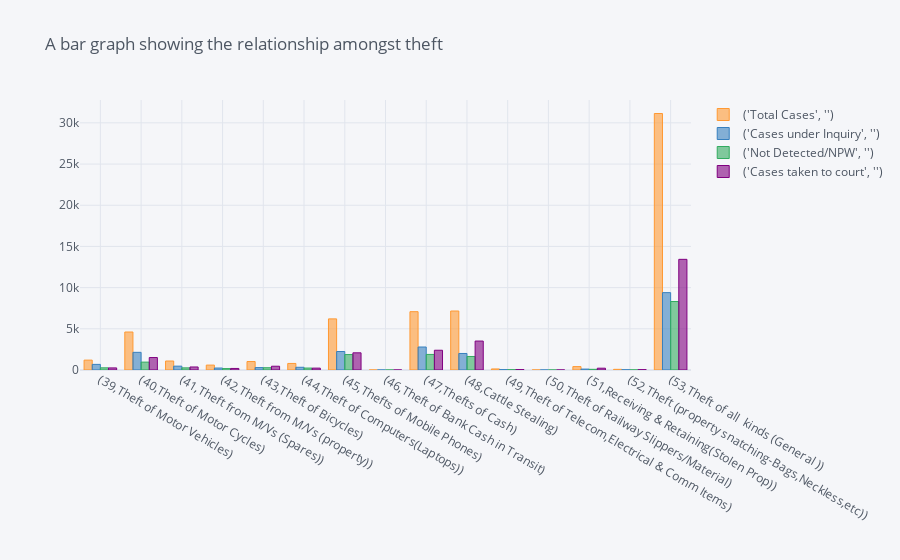

This figure's notebook cell:
### Code cell
# Plotting a bar graph for ActualOtherCrimes
theft.iplot(kind='bar',title='A bar graph showing the relationship amongst theft')

### Figure 1 — Plotly figure (JSON) as saved in the notebook; plotly's stock layout.template omitted (floating-point values rounded to 4 significant figures)
{"data": [{"marker": {"color": "rgba(255, 153, 51, 0.6)", "line": {"color": "rgba(255, 153, 51, 1.0)", "width": 1}}, "name": "('Total Cases', '')", "orientation": "v", "text": "", "type": "bar", "x": ["(39,Theft of Motor Vehicles)", "(40,Theft of Motor Cycles)", "(41,Theft from M/Vs (Spares))", "(42,Theft from M/Vs (property))", "(43,Theft of Bicycles)", "(44,Theft of Computers(Laptops))", "(45,Thefts of Mobile Phones)", "(46,Theft of Bank Cash in Transit)", "(47,Thefts of Cash)", "(48,Cattle Stealing)", "(49,Theft of Telecom,Electrical & Comm Items)", "(50,Theft of Railway Slippers/Material)", "(51,Receiving & Retaining(Stolen Prop))", "(52,Theft (property snatching-Bags,Neckless,etc))", "(53,Theft of all  kinds (General ))"], "y": [1200, 4612, 1093, 597, 1028, 796, 6205, 0, 7079, 7161, 127, 5, 415, 80, 31135]}, {"marker": {"color": "rgba(55, 128, 191, 0.6)", "line": {"color": "rgba(55, 128, 191, 1.0)", "width": 1}}, "name": "('Cases under Inquiry', '')", "orientation": "v", "text": "", "type": "bar", "x": ["(39,Theft of Motor Vehicles)", "(40,Theft of Motor Cycles)", "(41,Theft from M/Vs (Spares))", "(42,Theft from M/Vs (property))", "(43,Theft of Bicycles)", "(44,Theft of Computers(Laptops))", "(45,Thefts of Mobile Phones)", "(46,Theft of Bank Cash in Transit)", "(47,Thefts of Cash)", "(48,Cattle Stealing)", "(49,Theft of Telecom,Electrical & Comm Items)", "(50,Theft of Railway Slippers/Material)", "(51,Receiving & Retaining(Stolen Prop))", "(52,Theft (property snatching-Bags,Neckless,etc))", "(53,Theft of all  kinds (General ))"], "y": [682, 2144, 467, 238, 293, 331, 2245, 0, 2791, 2006, 44, 2, 112, 26, 9391]}, {"marker": {"color": "rgba(50, 171, 96, 0.6)", "line": {"color": "rgba(50, 171, 96, 1.0)", "width": 1}}, "name": "('Not Detected/NPW', '')", "orientation": "v", "text": "", "type": "bar", "x": ["(39,Theft of Motor Vehicles)", "(40,Theft of Motor Cycles)", "(41,Theft from M/Vs (Spares))", "(42,Theft from M/Vs (property))", "(43,Theft of Bicycles)", "(44,Theft of Computers(Laptops))", "(45,Thefts of Mobile Phones)", "(46,Theft of Bank Cash in Transit)", "(47,Thefts of Cash)", "(48,Cattle Stealing)", "(49,Theft of Telecom,Electrical & Comm Items)", "(50,Theft of Railway Slippers/Material)", "(51,Receiving & Retaining(Stolen Prop))", "(52,Theft (property snatching-Bags,Neckless,etc))", "(53,Theft of all  kinds (General ))"], "y": [265, 956, 259, 171, 277, 235, 1875, 0, 1890, 1641, 33, 1, 83, 11, 8311]}, {"marker": {"color": "rgba(128, 0, 128, 0.6)", "line": {"color": "rgba(128, 0, 128, 1.0)", "width": 1}}, "name": "('Cases taken to court', '')", "orientation": "v", "text": "", "type": "bar", "x": ["(39,Theft of Motor Vehicles)", "(40,Theft of Motor Cycles)", "(41,Theft from M/Vs (Spares))", "(42,Theft from M/Vs (property))", "(43,Theft of Bicycles)", "(44,Theft of Computers(Laptops))", "(45,Thefts of Mobile Phones)", "(46,Theft of Bank Cash in Transit)", "(47,Thefts of Cash)", "(48,Cattle Stealing)", "(49,Theft of Telecom,Electrical & Comm Items)", "(50,Theft of Railway Slippers/Material)", "(51,Receiving & Retaining(Stolen Prop))", "(52,Theft (property snatching-Bags,Neckless,etc))", "(53,Theft of all  kinds (General ))"], "y": [253, 1512, 367, 188, 458, 230, 2085, 0, 2398, 3514, 50, 2, 220, 43, 13433]}], "layout": {"legend": {"bgcolor": "#F5F6F9", "font": {"color": "#4D5663"}}, "paper_bgcolor": "#F5F6F9", "plot_bgcolor": "#F5F6F9", "title": {"font": {"color": "#4D5663"}, "text": "A bar graph showing the relationship amongst theft"}, "xaxis": {"gridcolor": "#E1E5ED", "showgrid": true, "tickfont": {"color": "#4D5663"}, "title": {"font": {"color": "#4D5663"}, "text": ""}, "zerolinecolor": "#E1E5ED"}, "yaxis": {"gridcolor": "#E1E5ED", "showgrid": true, "tickfont": {"color": "#4D5663"}, "title": {"font": {"color": "#4D5663"}, "text": ""}, "zerolinecolor": "#E1E5ED"}}}
